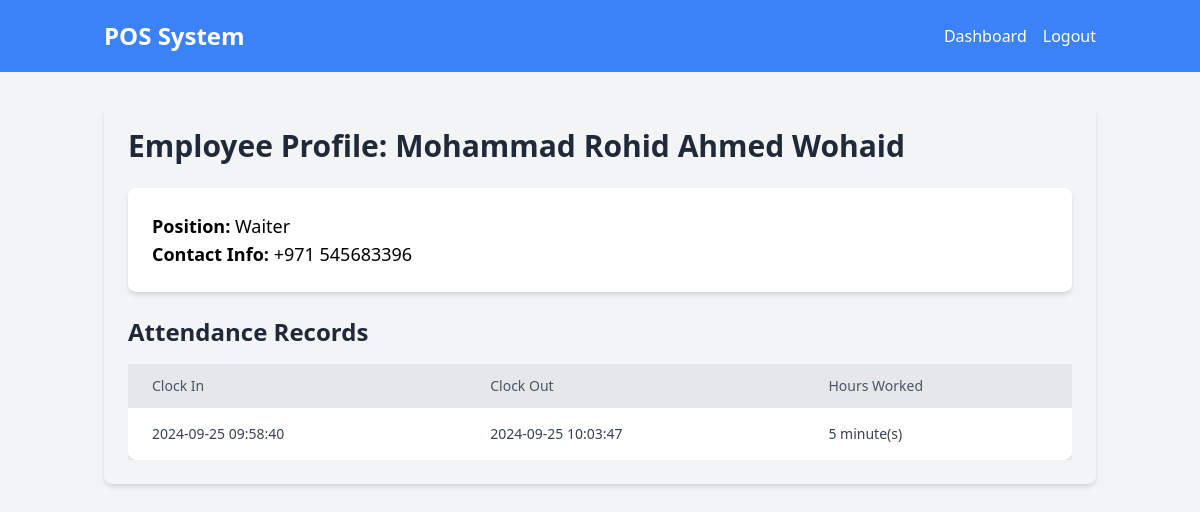
The page /employee/profile/2 (signed in) on the database its author committed.
### models.py (models this page shows)
class Employee(db.Model):
    id = db.Column(db.Integer, primary_key=True)
    name = db.Column(db.String(100), nullable=False)
    position = db.Column(db.String(100), nullable=False)
    contact_info = db.Column(db.String(100), nullable=False)
    attendance_records = db.relationship('Attendance', backref='employee', lazy=True)

class Attendance(db.Model):
    id = db.Column(db.Integer, primary_key=True)
    employee_id = db.Column(db.Integer, db.ForeignKey('employee.id'), nullable=False)
    clock_in = db.Column(db.DateTime, nullable=False)
    clock_out = db.Column(db.DateTime, nullable=True)
    @property
    def worked_hours(self):
        if self.clock_out:
            worked_time = self.clock_out - self.clock_in
            total_minutes = int(worked_time.total_seconds() / 60)
            hours, minutes = divmod(total_minutes, 60)
            if hours > 0:
                return f"{hours} hour(s), {minutes} minute(s)"
            else:
                return f"{minutes} minute(s)"
        return None

### routes.py (the view)
    @app.route("/employee/profile/<int:employee_id>", methods=["GET"])
    @login_required
    def employee_profile(employee_id):
        employee = Employee.query.get_or_404(employee_id)
        attendance_records = Attendance.query.filter_by(employee_id=employee_id).all()
        return render_template('employee_profile.html', employee=employee, attendance_records=attendance_records)

### templates/employee_profile.html
{% extends "base.html" %} {% block content %}
<div class="container mx-auto p-6 bg-gray-100 rounded-lg shadow-md">
  <h1 class="text-3xl font-bold text-gray-800 mb-6">
    Employee Profile: {{ employee.name }}
  </h1>
  <div class="bg-white p-6 rounded-lg shadow-md mb-6">
    <p class="text-lg"><strong>Position:</strong> {{ employee.position }}</p>
    <p class="text-lg">
      <strong>Contact Info:</strong> {{ employee.contact_info }}
    </p>
  </div>
  <h2 class="text-2xl font-bold text-gray-800 mb-4">Attendance Records</h2>
  <div class="overflow-x-auto">
    <table class="min-w-full bg-white rounded-lg shadow-md">
      <thead class="bg-gray-200">
        <tr>
          <th class="py-3 px-6 text-left text-sm font-medium text-gray-600">
            Clock In
          </th>
          <th class="py-3 px-6 text-left text-sm font-medium text-gray-600">
            Clock Out
          </th>
          <th class="py-3 px-6 text-left text-sm font-medium text-gray-600">
            Hours Worked
          </th>
        </tr>
      </thead>
      <tbody class="text-gray-700">
        {% for record in attendance_records %}
        <tr class="hover:bg-gray-100 transition duration-300">
          <td class="py-4 px-6 text-sm">
            {{ record.clock_in.strftime('%Y-%m-%d %H:%M:%S') }}
          </td>
          <td class="py-4 px-6 text-sm">
            {{ record.clock_out.strftime('%Y-%m-%d %H:%M:%S') if
            record.clock_out else 'Still Working' }}
          </td>
          <td class="py-4 px-6 text-sm">
            {{ record.worked_hours if record.worked_hours else 'N/A' }}
          </td>
        </tr>
        {% endfor %}
      </tbody>
    </table>
  </div>
</div>
{% endblock %}

### static/css/styles.css (style rules this page uses)
html, :host { line-height: 1.5; -webkit-text-size-adjust: 100%; -moz-tab-size: 4; -o-tab-size: 4; tab-size: 4; font-family: ui-sans-serif, system-ui, sans-serif, "Apple Color Emoji", "Segoe UI Emoji", "Segoe UI Symbol", "Noto Color Emoji"; font-feature-settings: normal; font-variation-settings: normal; -webkit-tap-highlight-color: transparent; }
body { margin: 0; line-height: inherit; }
h1, h2, h3, h4, h5, h6 { font-size: inherit; font-weight: inherit; }
b, strong { font-weight: bolder; }
table { text-indent: 0; border-color: inherit; border-collapse: collapse; }
blockquote, dl, dd, h1, h2, h3, h4, h5, h6, hr, figure, p, pre { margin: 0; }
.container { width: 100%; }
@media (min-width: 640px) { .container { max-width: 640px; } }
@media (min-width: 768px) { .container { max-width: 768px; } }
@media (min-width: 1024px) { .container { max-width: 1024px; } }
.mx-auto { margin-left: auto; margin-right: auto; }
.mb-4 { margin-bottom: 1rem; }
.mb-6 { margin-bottom: 1.5rem; }
.min-w-full { min-width: 100%; }
.overflow-x-auto { overflow-x: auto; }
.rounded-lg { border-radius: 0.5rem; }
.bg-gray-100 { --tw-bg-opacity: 1; background-color: rgb(243 244 246 / var(--tw-bg-opacity)); }
.bg-gray-200 { --tw-bg-opacity: 1; background-color: rgb(229 231 235 / var(--tw-bg-opacity)); }
.bg-white { --tw-bg-opacity: 1; background-color: rgb(255 255 255 / var(--tw-bg-opacity)); }
.p-6 { padding: 1.5rem; }
.px-6 { padding-left: 1.5rem; padding-right: 1.5rem; }
.py-3 { padding-top: 0.75rem; padding-bottom: 0.75rem; }
.py-4 { padding-top: 1rem; padding-bottom: 1rem; }
.text-left { text-align: left; }
.text-2xl { font-size: 1.5rem; line-height: 2rem; }
.text-3xl { font-size: 1.875rem; line-height: 2.25rem; }
.text-lg { font-size: 1.125rem; line-height: 1.75rem; }
.text-sm { font-size: 0.875rem; line-height: 1.25rem; }
.font-bold { font-weight: 700; }
.font-medium { font-weight: 500; }
.text-gray-600 { --tw-text-opacity: 1; color: rgb(75 85 99 / var(--tw-text-opacity)); }
.text-gray-700 { --tw-text-opacity: 1; color: rgb(55 65 81 / var(--tw-text-opacity)); }
.text-gray-800 { --tw-text-opacity: 1; color: rgb(31 41 55 / var(--tw-text-opacity)); }
.shadow-md { --tw-shadow: 0 4px 6px -1px rgb(0 0 0 / 0.1), 0 2px 4px -2px rgb(0 0 0 / 0.1); --tw-shadow-colored: 0 4px 6px -1px var(--tw-shadow-color), 0 2px 4px -2px var(--tw-shadow-color); box-shadow: var(--tw-ring-offset-shadow, 0 0 #0000), var(--tw-ring-shadow, 0 0 #0000), var(--tw-shadow); }
.transition { transition-property: color, background-color, border-color, text-decoration-color, fill, stroke, opacity, box-shadow, transform, filter, -webkit-backdrop-filter; transition-property: color, background-color, border-color, text-decoration-color, fill, stroke, opacity, box-shadow, transform, filter, backdrop-filter; transition-property: color, background-color, border-color, text-decoration-color, fill, stroke, opacity, box-shadow, transform, filter, backdrop-filter, -webkit-backdrop-filter; transition-timing-function: cubic-bezier(0.4, 0, 0.2, 1); transition-duration: 150ms; }
.duration-300 { transition-duration: 300ms; }

### rows shown on the page
Employee: name "Mohammad Rohid Ahmed Wohaid", position "Waiter", contact_info "+971 545683396"
Attendance: clock_in "2024-09-25 09:58:40", clock_out "2024-09-25 10:03:47", clock_out+clock_in "5 minute(s)"
